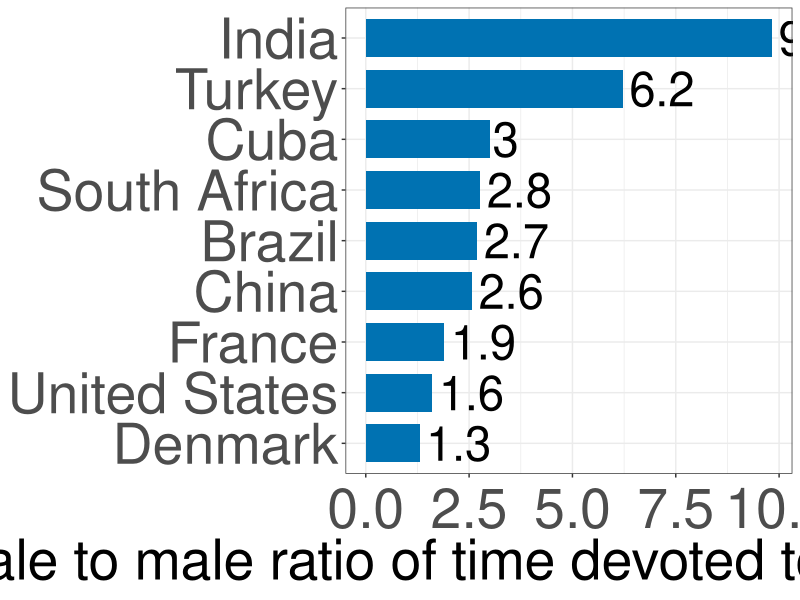
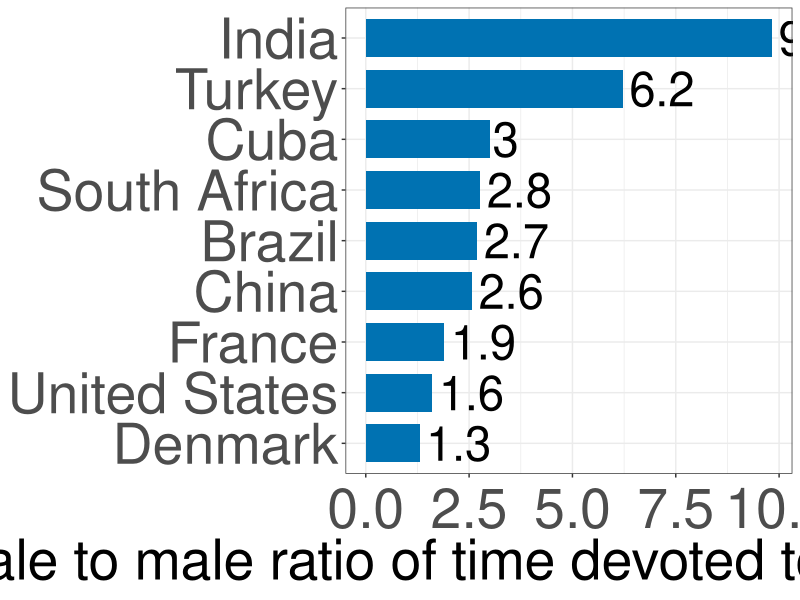

The R script that drew these images, in order:
library(readxl)
library(tidyverse)

#Data upload and filter
Data <- read_csv("female-to-male-ratio-of-time-devoted-to-unpaid-care-work.csv")

data_final <- Data %>%
  filter(Entity %in% c("Denmark", "United States", "South Africa", "India", "China", "France", "Turkey","Cuba", "Brazil"))

colnames(data_final)[4] <- "Ratio"
#Create figure 

CBCols <- c("#009E73","#0072B2","#E69F00","#CC79A7", "#F0E442")

plot <- ggplot(data_final, aes(x = reorder(Entity, Ratio), y = Ratio)) + 
  geom_bar( stat = "identity", position = position_dodge(), fill = CBCols[2], width = 0.75) + 
  ylab("Female to male ratio of time devoted to unpaid care work") +
  theme_bw() +
  theme(
        axis.title = element_text(size = 40),
        axis.title.y = element_blank(),
        axis.text.y = element_text(size =40),
        #legend.title = element_text(size = 16),
        axis.title.x = element_text(size = 40),
        axis.text.x  = element_text(vjust = 0.5, size = 40)) + 
  geom_text(
    aes(x = Entity, y = Ratio, label = round(Ratio, digits =1)), 
    hjust = -0.1,size = 12,
    position = position_dodge(width = 1),
    inherit.aes = TRUE
  ) + 
  coord_flip()


plot

ggsave("specprodexch/unpaid_care_ratios.pdf", plot, width = 19, height = 10)
